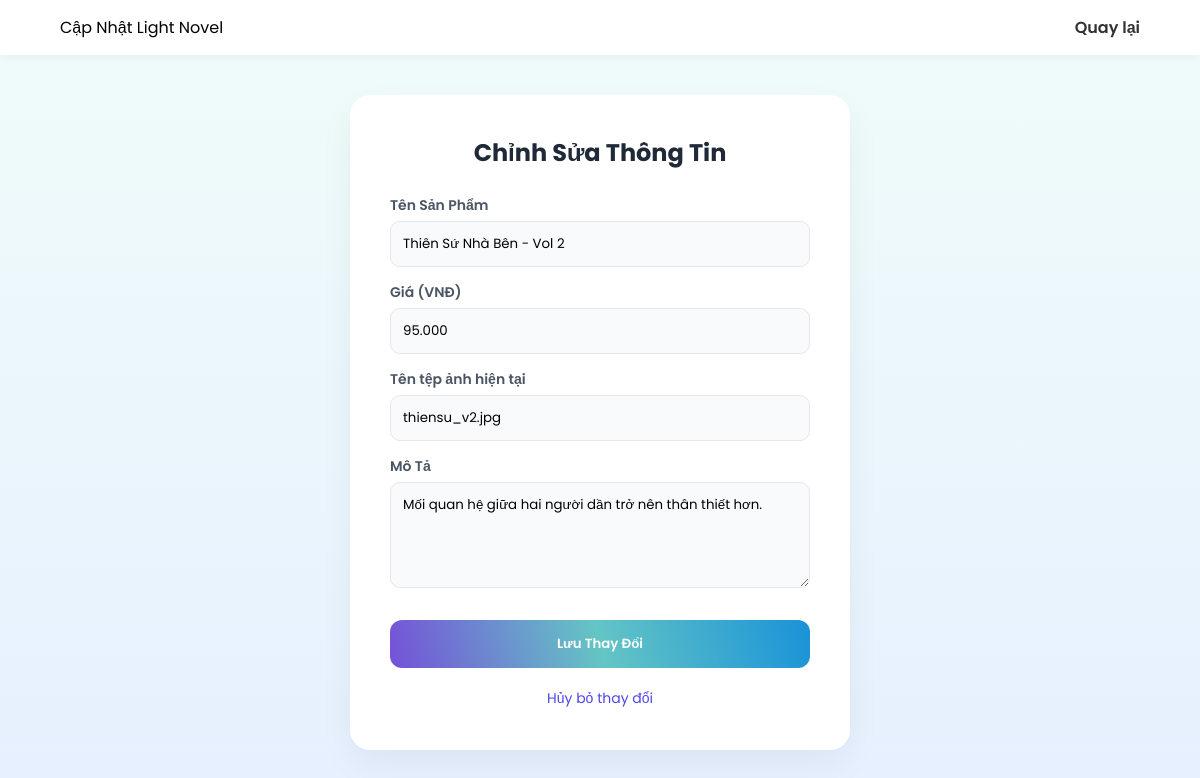
Screenshot of /products/update.php?id=2 (signed in) with the database file from the repository.
### tables this page shows
CREATE TABLE `products` (
  `id` int(11) NOT NULL,
  `name` varchar(255) NOT NULL,
  `price` decimal(10,2) NOT NULL,
  `description` text,
  `image_id` varchar(50) DEFAULT NULL
);

### products/update.php (the view, shortened to what this page needs)
<?php
require_once '../db.php';
$id = mysqli_real_escape_string($conn, $_GET['id']);
$res = mysqli_query($conn, "SELECT * FROM products WHERE id = '$id'");
$product = mysqli_fetch_assoc($res);
?>
<!DOCTYPE html>
<html lang="vi">
<head>
</head>
<body>
    <div class="navbar">
        <div class="logo-text">Cập Nhật Light Novel</div>
        <div class="nav-links">
            <a href="index1.php">Quay lại</a>
        </div>
    </div>
    <div class="main-content">
        <div class="form-card">
            <h2>Chỉnh Sửa Thông Tin</h2>
            <form method="POST">
                <div class="form-group">
                    <label>Tên Sản Phẩm</label>
                    <input type="text" name="name" value="<?php echo htmlspecialchars($product['name']); ?>" required>
                </div>
                <div class="form-group">
                    <label>Giá (VNĐ)</label>
                    <input type="text" name="price" value="<?php echo number_format($product['price'], 0, '', '.'); ?>"
                           oninput="this.value = this.value.replace(/\D/g, '').replace(/\B(?=(\d{3})+(?!\d))/g, '.');" required>
                </div>
               <div class="form-group">
                   <label>Tên tệp ảnh hiện tại</label>
                   <input type="text" name="image" value="<?php echo isset($product['image_id']) ? $product['image_id'] : ''; ?>" required>
               </div>
                <div class="form-group">
                    <label>Mô Tả</label>
                    <textarea name="description" rows="4"><?php echo htmlspecialchars($product['description']); ?></textarea>
                </div>
                <button type="submit" class="btn-submit">Lưu Thay Đổi</button>
            </form>
            <a href="index1.php" class="back-link">Hủy bỏ thay đổi</a>
        </div>
    </div>
</body>
</html>

### products/update.php (style rules this page uses)
* { margin: 0; padding: 0; box-sizing: border-box; font-family: 'Poppins', sans-serif; }
body { background: linear-gradient(to bottom, #f0fcf9, #e6f0ff); min-height: 100vh; }
.navbar { background: #fff; padding: 15px 60px; display: flex; justify-content: space-between; align-items: center; box-shadow: 0 2px 10px rgba(0,0,0,0.05); }
.nav-links a { text-decoration: none; margin-left: 25px; color: #333; font-weight: 600; transition: 0.3s; }
.main-content { display: flex; justify-content: center; padding: 40px 20px; }
.form-card { background: #fff; width: 100%; max-width: 500px; padding: 40px; border-radius: 20px; box-shadow: 0 15px 35px rgba(0,0,0,0.05); text-align: center; }
h2 { color: #1f2937; margin-bottom: 25px; }
.form-group { text-align: left; margin-bottom: 15px; }
label { display: block; font-weight: 600; margin-bottom: 5px; color: #4b5563; font-size: 14px; }
input, textarea { width: 100%; padding: 12px; border: 1px solid #e5e7eb; border-radius: 10px; background: #f9fafb; outline: none; }
.btn-submit { width: 100%; background: linear-gradient(75deg, #7551d8, #64c5c5, #1992d8); color: white; border: none; padding: 14px; border-radius: 12px; font-weight: 600; cursor: pointer; margin-top: 10px; }
.back-link { display: inline-block; margin-top: 20px; color: #4f46e5; text-decoration: none; font-size: 14px; }

### rows the page displays
products: name "Thiên Sứ Nhà Bên - Vol 2", price "95.000", image "thiensu_v2.jpg", description "Mối quan hệ giữa hai người dần trở nên thân thiết hơn."
